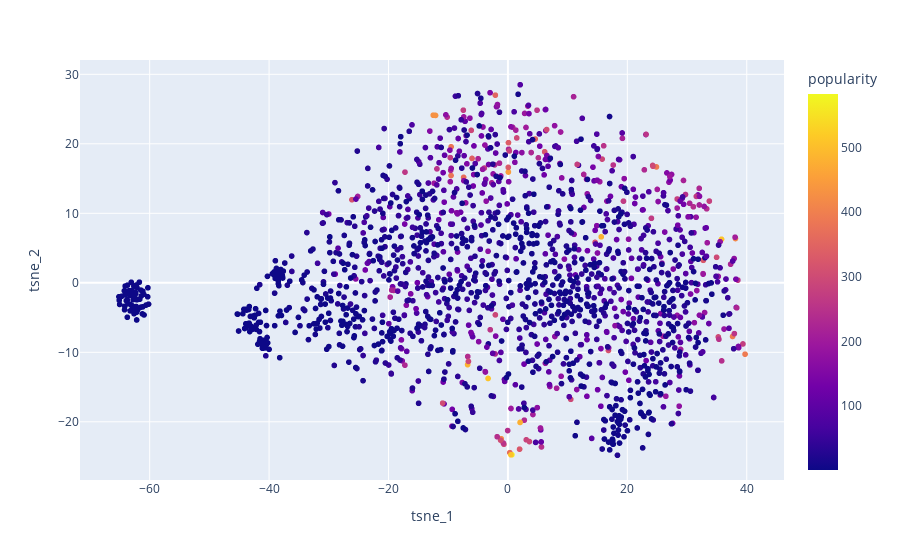

Source (notebook cell):
### Code cell
import plotly.express as px

tsne_df = pd.DataFrame(item_tsne, columns=["tsne_1", "tsne_2"])
tsne_df["item_id"] = np.arange(item_tsne.shape[0])
tsne_df = tsne_df.merge(items.reset_index())

px.scatter(tsne_df, x="tsne_1", y="tsne_2",
           color="popularity",
           hover_data=["item_id", "title",
                       "release_year", "popularity"])

### Figure 1 — Plotly figure (JSON) as saved in the notebook; plotly's stock layout.template omitted (floating-point values rounded to 4 significant figures; data arrays with more than 128 entries replaced by an {"elided": "..."} marker saying what was removed)
{"data": [{"customdata": {"elided": "1682x4 mixed values"}, "hovertemplate": "tsne_1=%{x}<br>tsne_2=%{y}<br>item_id=%{customdata[0]}<br>title=%{customdata[1]}<br>release_year=%{customdata[2]}<br>popularity=%{marker.color}<extra></extra>", "legendgroup": "", "marker": {"color": {"elided": "1682 int values"}, "coloraxis": "coloraxis", "symbol": "circle"}, "mode": "markers", "name": "", "showlegend": false, "type": "scattergl", "x": {"elided": "1682 float values"}, "xaxis": "x", "y": {"elided": "1682 float values"}, "yaxis": "y"}], "layout": {"coloraxis": {"colorbar": {"title": {"text": "popularity"}}, "colorscale": [[0, "#0d0887"], [0.1111, "#46039f"], [0.2222, "#7201a8"], [0.3333, "#9c179e"], [0.4444, "#bd3786"], [0.5556, "#d8576b"], [0.6667, "#ed7953"], [0.7778, "#fb9f3a"], [0.8889, "#fdca26"], [1, "#f0f921"]]}, "legend": {"tracegroupgap": 0}, "margin": {"t": 60}, "xaxis": {"anchor": "y", "domain": [0, 1], "title": {"text": "tsne_1"}}, "yaxis": {"anchor": "x", "domain": [0, 1], "title": {"text": "tsne_2"}}}}
